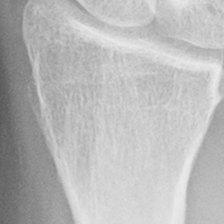
#> input picture data/oai/test/img/subset_4/6.C.1_9436383_20081003_001.png, 224 x 224 px; its folder holds only this picture in this run
$ python create_repaint_masks.py
#> lines starting #> are read from the running program, lines starting #| are printed output that depends on the picture
"""
Create inverted masks for RePaint models.

RePaint uses the opposite mask convention:
- White (255) = KEEP/PRESERVE this region
- Black (0) = INPAINT this region

Our standard masks are:
- White (255) = INPAINT this region
- Black (0) = KEEP/PRESERVE this region

This script creates inverted masks specifically for RePaint.
"""

from pathlib import Path

import numpy as np
from PIL import Image


def invert_mask(mask_path, output_path):
    """Invert a mask image (255 - pixel_value)."""
    mask = Image.open(mask_path).convert("L")
#> mask is the input picture: PIL image 224x224 L; min 86, max 234, mean 184.9
    mask_array = np.array(mask)
    inverted_array = 255 - mask_array
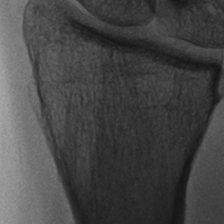
#> inverted_array: shape (224, 224); min 21, max 169, mean 70.1
    inverted_mask = Image.fromarray(inverted_array)
    inverted_mask.save(output_path)


def main():
    """Create inverted masks for RePaint in all test splits."""
    project_root = Path(__file__).parent.parent

    # Process all test splits
    splits = ["subset_4", "test", "val", "train"]

    for split in splits:
        if split == "subset_4":
            mask_dir = project_root / "data" / "oai" / "test" / "mask" / "subset_4"
            output_dir = (
                project_root / "data" / "oai" / "test" / "mask_repaint" / "subset_4"
            )
        else:
            mask_dir = project_root / "data" / "oai" / split / "mask"
            output_dir = project_root / "data" / "oai" / split / "mask_repaint"

        if not mask_dir.exists():
            print(f"⚠️  Skipping {split}: {mask_dir} not found")
            continue

        output_dir.mkdir(parents=True, exist_ok=True)

        mask_files = sorted(mask_dir.glob("*.png"))
        if not mask_files:
            print(f"⚠️  No masks found in {mask_dir}")
            continue

        print(f"\n📁 Processing {split}:")
        print(f"   Source: {mask_dir}")
        print(f"   Output: {output_dir}")

        for mask_file in mask_files:
            output_file = output_dir / mask_file.name
            invert_mask(mask_file, output_file)
            print(f"   ✅ {mask_file.name}")

        print(f"   ✅ Created {len(mask_files)} inverted masks for {split}")

    print("\n" + "=" * 70)
    print("✅ Inverted mask generation complete!")
    print("=" * 70)
    print("\n💡 Next steps:")
    print("   1. Update RePaint config files to use mask_repaint/ instead of mask/")
    print("   2. Re-run RePaint models with inverted masks")
    print("   3. Compare results - inpainting should now happen in correct region!")


if __name__ == "__main__":
    main()
